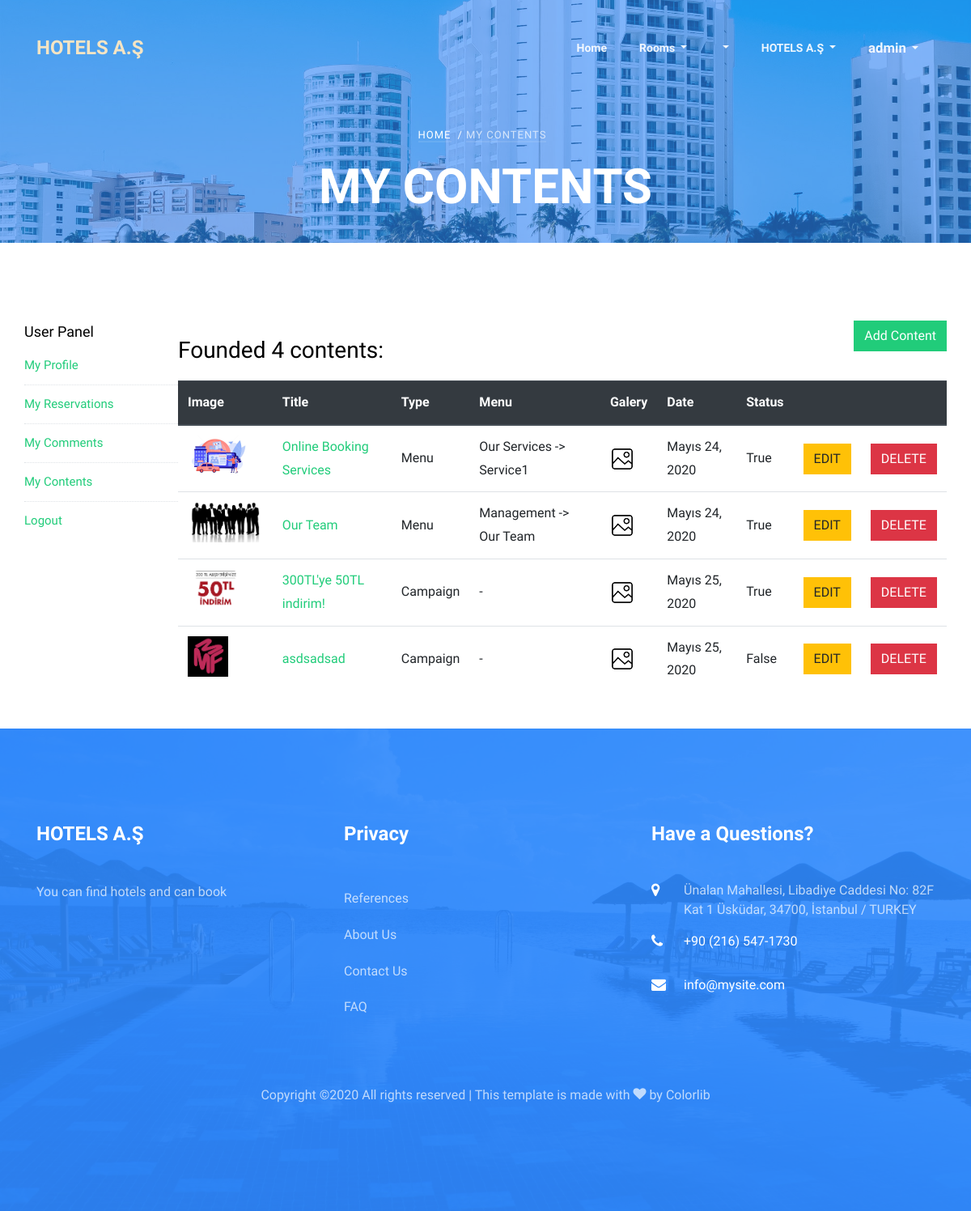
Page /user/contents/ (signed in) on the earlier database version.
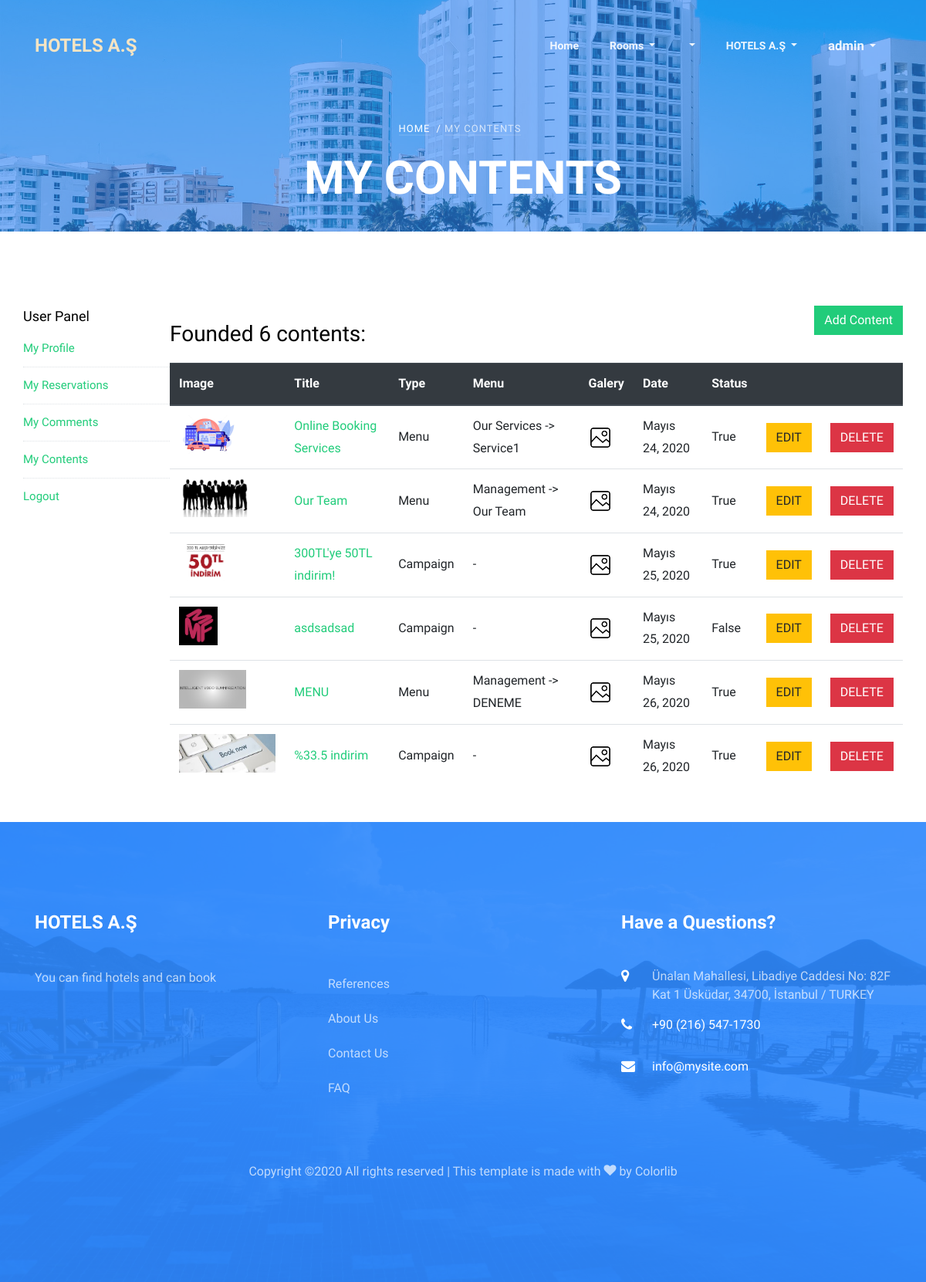
Same page on the later database version.
### home/models.py (models this page shows, shortened)
class Setting(models.Model):
    title = models.CharField(max_length=200)
    keywords = models.CharField(max_length=255)
    description = models.CharField(max_length=255)
    company = models.CharField(max_length=80)
    address = models.CharField(max_length=255, blank=True)
    phone = models.CharField(max_length=20, blank=True)
    fax = models.CharField(max_length=20, blank=True)
    email = models.EmailField()
    smtpserver = models.CharField(max_length=255, blank=True)
    smtpemail = models.EmailField(blank=True)
    smtppassword = models.CharField(max_length=50, blank=True)
    smtpport = models.IntegerField(blank=True, null=True)
    image = models.ImageField(blank=True, upload_to='images/')
    facebook = models.CharField(max_length=80, blank=True)
    instagram = models.CharField(max_length=80, blank=True)
    twitter = models.CharField(max_length=80, blank=True)
    aboutus = RichTextUploadingField()
    contact = RichTextUploadingField()
    references = RichTextUploadingField()
    status = models.CharField(blank=True, max_length=5, choices=STATUS)
    created_at = models.DateTimeField(auto_now_add=True)
    updated_at = models.DateTimeField(auto_now=True)

### content/models.py (models this page shows, shortened)
class Content(models.Model):
    user = models.ForeignKey(User, on_delete=models.SET_NULL, null=True)
    menu = models.OneToOneField(
        Menu, null=True, blank=True, on_delete=models.CASCADE)
    kind = models.CharField(max_length=15, choices=TYPE)
    title = models.CharField(max_length=150)
    keywords = models.CharField(blank=True, max_length=255)
    description = models.CharField(blank=True, max_length=255)
    image = models.ImageField(blank=True, null=True,
                              upload_to='images/content/')
    detail = RichTextUploadingField()
    slug = models.SlugField(null=False, unique=True)
    status = models.CharField(max_length=5, choices=STATUS)
    created_at = models.DateTimeField(auto_now_add=True)
    updated_at = models.DateTimeField(auto_now=True)
    def image_tag(self):
        return mark_safe('<img src="{}"height="50"/>'.format(self.image.url))
    image_tag.short_description = 'Image'

class Menu(MPTTModel):
    parent = TreeForeignKey('self', blank=True, null=True,
                            related_name='children', on_delete=models.CASCADE)
    title = models.CharField(max_length=100, unique=True)
    link = models.CharField(max_length=100, blank=True)
    status = models.CharField(max_length=5, choices=STATUS)
    created_at = models.DateTimeField(auto_now_add=True)
    updated_at = models.DateTimeField(auto_now=True)
    class MPTTMeta:
        level_attr = 'mptt_level'
        order_insertion_by = ['title']
    def __str__(self):
        full_path = [self.title]
        prnt = self.parent
        while prnt is not None:
            full_path.append(prnt.title)
            prnt = prnt.parent
        return ' -> '.join(full_path[::-1])

### user/views.py (the view)
# urls.py: path('contents/', views.contents, name="contents"),
@login_required(login_url='/login')
def contents(request):
    setting = Setting.objects.first()
    category = Category.objects.filter(status=True)
    menu = Menu.objects.filter(status=True)
    contents = Content.objects.filter(user_id=request.user.id)
    context = {
        'setting': setting,
        'category': category,
        'menu': menu,
        'contents': contents,
        'page': 'My Contents'
    }
    return render(request, 'user_contents.html', context)

### user/templates/user_contents.html (shortened to what this page needs)
{% extends 'homebase.html' %}
{% load static %}
{% block content %}
<section class="ftco-section ftco-no-pb ftco-room">
	<div class="container px-0">
		<div class="row no-gutters">
            <p>{% include 'user_panel.html' %}</p>
            <div class="col-md-10 clearfix table-responsive">
                <p>
                <a href="{% url 'user:addcontent'%}" class="btn btn-primary float-right">Add Content</a>
                <p style="color:black"><h3>Founded {{contents.count}} content{{contents.count | pluralize}}:</h3></p>
                <table class="table">
                    <thead class="thead-dark">
                      <tr>
                        <th scope="col">Image</th>
                        <th scope="col">Title</th>
                        <th scope="col">Type</th>
                        <th scope="col">Menu</th>
                        <th scope="col">Galery</th>
                        <th scope="col">Date</th>
                        <th scope="col">Status</th>
                        <th scope="col"></th>
                        <th scope="col"></th>
                      </tr>
                    </thead>
                    <tbody>
                    {% if contents%}
                        {% for content in contents %}
                          <tr>
                            <th scope="row"> <img src="{{ content.image.url }}" alt="{{ content.description }}" height=50"> </th>
                            <td style="vertical-align: middle;"><a href="{% url 'contentdetail' content.id content.slug %}">{{content.title}}</a></td>
                            <td style="vertical-align: middle;">{{ content.kind }}</td>
                            <td style="vertical-align: middle;">{% if content.menu %}{{ content.menu }}{% else %}-{% endif %}</td>
                            <td style="vertical-align: middle;">
                              <a href="javascript:;" onclick="window.open('{% url 'user:contentaddimage' content.id %}', 'GALERY', 'width=800 ,height= 800,status,resizable=no,left=100,top=50, screenX= parseInt((screen.availWidth/2) - (500/2)) ,screenY= parseInt((screen.availHeight/2) - (500/2)))')">
                                <img src="{% static 'images/galery.png'%}" height=30>
                              </a>
                            </td>
                            <td style="vertical-align: middle;">{{ content.created_at | date }}</td>
                            <td style="vertical-align: middle;">{{ content.status }}</td>
                            <td style="vertical-align: middle;"><a href="{% url 'user:contentedit' content.id %}" class="btn btn-warning">EDIT</a></td>
                            <td style="vertical-align: middle;"><a href="{% url 'user:contentdelete' content.id %}" class="btn btn-danger" onclick="return confirm('Are you sure?');">DELETE</a></td>
                          </tr>
                        {% endfor %}
                    {% endif %}
                    </tbody>
                </table>
                </p>
            </div>
		</div>
	</div>
</section>
<br>
{% endblock  %}

### home/templates/homebase.html (shortened to what this page needs)
{% load static %}
<!DOCTYPE html>
<html lang="en">
<head>
    <link rel="stylesheet" href="{% static 'assets/css/open-iconic-bootstrap.min.css' %} ">
    <link rel="stylesheet" href="{% static 'assets/css/animate.css' %}">
    <link rel="stylesheet" href="{% static 'assets/css/owl.carousel.min.css' %}">
    <link rel="stylesheet" href="{% static 'assets/css/owl.theme.default.min.css' %}">
    <link rel="stylesheet" href="{% static 'assets/css/magnific-popup.css' %}">
    <link rel="stylesheet" href="{% static 'assets/css/aos.css' %}">
    <link rel="stylesheet" href="{% static 'assets/css/ionicons.min.css' %}">
    <link rel="stylesheet" href="{% static 'assets/css/bootstrap-datepicker.css' %}">
    <link rel="stylesheet" href="{% static 'assets/css/jquery.timepicker.css' %}">
    <link rel="stylesheet" href="{% static 'assets/css/flaticon.css' %}">
    <link rel="stylesheet" href="{% static 'assets/css/icomoon.css' %}">
    <link rel="stylesheet" href="{% static 'assets/css/style.css' %}">
</head>
<body>
    {% include 'header.html' %}
    {% block content %}{% endblock  %}
    {% include 'footer.html' %}
</body>
</html>

### home/templates/header.html (shortened to what this page needs)
{% load static %}
<nav class="navbar navbar-expand-lg navbar-dark ftco_navbar bg-dark ftco-navbar-light" id="ftco-navbar">
  <div class="container">
    <a class="navbar-brand" href="/"><span>{{ setting.company|linebreaksbr }}</span></a>
    <div class="collapse navbar-collapse" id="ftco-nav">
      <ul class="navbar-nav ml-auto">
        <li class="nav-item"><a href="/" class="nav-link">Home</a></li>
        <li class="nav-item dropdown">
            <a class="dropdown-toggle nav-link" href="{% url 'all-category'%}" id="dropdownMenuLink" aria-haspopup="true" aria-expanded="false">
              Rooms
            </a>
        </li>
        {% if menu %}
        {% load mptt_tags %}
        {% recursetree menu %}
            <li {% if not node.is_leaf_node %} class="nav-item dropdown"{% endif %}>
                <a class="{% if not node.is_leaf_node %}dropdown-toggle nav-link{% else %}dropdown-item{% endif %} " href="{% if node.is_leaf_node %}{% url 'menu' node.id %}{% endif %}" {% if not node.is_leaf_node %} data-toggle="dropdown" {% endif %} id="dropdownMenuLink" aria-haspopup="true" aria-expanded="false">
                </a>
            </li>
        {% endrecursetree %}
        {% endif %}
        <li class="nav-item dropdown">
            <a class="dropdown-toggle nav-link" href="#" id="dropdownMenuLink" aria-haspopup="true" aria-expanded="false">
              {{setting.company}}
            </a>
        </li>
      </ul>
      <ul class="navbar-nav mr-right">
      {% if user.id is None %}
        <li class="nav-item dropdown">
            <a class="nav-link dropdown-toggle" href="" id="navbarDropdownMenuLink" data-toggle="dropdown" aria-haspopup="true" aria-expanded="false">
            Login
            </a>
            <div class="dropdown-menu p-3">
              {% if messages %}
                {% for message in messages %}
                  <div class="alert alert-{{ message.tags }}" role="alert">
                    {{ message | safe}}
                  </div>
                {% endfor %}
              {% endif %}
              <form action="{% url 'login' %}" method="post" accept-charset="UTF-8" class="form-horizontal">
                {% csrf_token %}
                <input class="form-control login" type="text" name="username" placeholder="Username">
                <input class="form-control login" type="password" name="password" placeholder="Password">
                <input class="btn btn-primary" type="submit" name="submit" value="Login">
              </form>
              <a href="{% url 'sign_up' %}" style="color:black;">
                Sign up
              </a>
            </div>
        </li>
      {% else %}
        <li class="nav-item dropdown">
            <a class="nav-link dropdown-toggle" href="" id="navbarDropdownMenuLink" data-toggle="dropdown" aria-haspopup="true" aria-expanded="false">
            <big>{% if user.first_name %}{{user.first_name}}{% else %}{{user.username}}{% endif %}</big>
            </a>
        </li>
      {% endif %}
      </ul>
    </div>
  </div>
</nav>
{% if page != 'index' %}
<div class="hero-wrap" style="background-image: url({% static 'assets/images/bg_3.jpg' %});">
  <div class="overlay"></div>
  <div class="container">
    <div class="row no-gutters slider-text d-flex align-itemd-center justify-content-center">
      <div class="col-md-9 ftco-animate text-center d-flex align-items-end justify-content-center">
      	<div class="text">
          <p class="breadcrumbs mb-2"><span class="mr-2"><a href="{% url 'index' %}">Home</a></span>/ {% if page.lower == 'room' %}<span class="mr-2"><a href="{% url 'hotel' room.hotel_id.id room.hotel_id.slug %}">{{room.hotel_id}} /</a></span><span class="mr-2">{{room.title}}</span>{% else %}<span class="mr-2">{{page}}</span>{% endif %}</p>
          <h1 class="mb-4 bread">{% if page.lower == 'room' %}{{room}} {% else %} {{page.upper}}{% endif %}</h1>
        </div>
      </div>
    </div>
  </div>
</div>
{% endif %}

### user/templates/user_panel.html
<div class="col-md-2 col-sm-2">
    <div class="sidebar-box ftco-animate">
      <div class="categories">
        <h3>User Panel</h3>
        <li><a href="{% url 'user:index' %}">My Profile</a></li>
        <li><a href={% url 'user:reservations' %}>My Reservations</a></li>
        <li><a href="{% url 'user:comments' %}">My Comments</a></li>
        <li><a href="{% url 'user:contents' %}">My Contents</a></li>
        <li><a href="{% url 'logout' %}">Logout</a></li>
      </div>
    </div>
  </div>

### home/templates/footer.html (shortened to what this page needs)
{% load static %}
<footer class="ftco-footer ftco-section img" style="background-image: url({% static 'assets/images/bg_4.jpg)' %};">
	<div class="overlay"></div>
  <div class="container">
    <div class="row mb-5">
      <div class="col-md">
        <div class="ftco-footer-widget mb-4">
          <h2 class="ftco-heading-2">{{setting.company}}</h2>
          <p>{{setting.description}}</p>
          <ul class="ftco-footer-social list-unstyled float-md-left float-lft mt-5">
          </ul>
        </div>
      </div>
      <div class="col-md">
         <div class="ftco-footer-widget mb-4">
          <h2 class="ftco-heading-2">Privacy</h2>
          <ul class="list-unstyled">
            <li><a href="/references" class="py-2 d-block">References</a></li>
            <li><a href="/aboutus" class="py-2 d-block">About Us</a></li>
            <li><a href="/contact" class="py-2 d-block">Contact Us</a></li>
            <li><a href="/faq" class="py-2 d-block">FAQ</a></li>
          </ul>
        </div>
      </div>
      <div class="col-md">
        <div class="ftco-footer-widget mb-4">
        	<h2 class="ftco-heading-2">Have a Questions?</h2>
        	<div class="block-23 mb-3">
              <ul>
                <li><span class="icon icon-map-marker"></span><span class="text">{{setting.address}}</span></li>
                <li><a href="tel://{{setting.phone}}"><span class="icon icon-phone"></span><span class="text">{{setting.phone}}</span></a></li>
                <li><a href="mailto:{{setting.email}}"><span class="icon icon-envelope"></span><span class="text">{{setting.email}}</span></a></li>
              </ul>
            </div>
        </div>
      </div>
    </div>
    <div class="row">
      <div class="col-md-12 text-center">
        <p>
  Copyright &copy;<script>document.write(new Date().getFullYear());</script> All rights reserved | This template is made with <i class="icon-heart color-danger" aria-hidden="true"></i> by <a href="https://colorlib.com" target="_blank">Colorlib</a>
  </p>
      </div>
    </div>
</div>
</footer>

### home/static/assets/css/icomoon.css (style rules this page uses)
[class^="icon-"], [class*=" icon-"] { font-family: 'icomoon' !important; speak: none; font-style: normal; font-weight: normal; font-variant: normal; text-transform: none; line-height: 1; -webkit-font-smoothing: antialiased; -moz-osx-font-smoothing: grayscale; }
.icon-heart:before { content: "\f004"; }
.icon-map-marker:before { content: "\f041"; }
.icon-phone:before { content: "\f095"; }
.icon-envelope:before { content: "\f0e0"; }

Differences in the rows shown:
added Content: image (picture), title "MENU", kind "Menu", menu "Management -> DENEME", created_at "Mayıs 26, 2020", status "True"
added Content: image (picture), title "%33.5 indirim", kind "Campaign", created_at "Mayıs 26, 2020", status "True"
Other differences:
{{ contents.count }}: "4" → "6"
